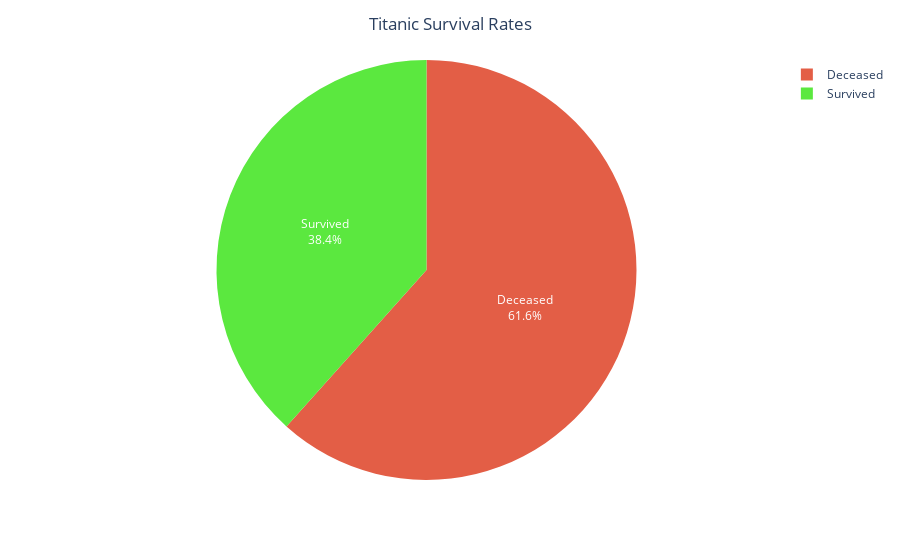

Notebook code cell kept with this figure:
### Code cell
# survival count
survival_counts = df['survived'].value_counts()

mapped_labels = survival_counts.index.map({1:'Survived',0:'Deceased'})


# create a pie chart
fig = px.pie(survival_counts, values=survival_counts.values, 
             names=mapped_labels, color_discrete_sequence=['#e35e46', '#5be83f'])

# Update the labels for clarity
fig.update_layout(title_text='Titanic Survival Rates', title_x=0.5)
fig.update_traces(textposition='inside', textinfo='percent+label', textfont_color='white')

# Update the labels
fig.show()

### Figure 1 — Plotly figure (JSON) as saved in the notebook; plotly's stock layout.template omitted (floating-point values rounded to 4 significant figures)
{"data": [{"domain": {"x": [0, 1], "y": [0, 1]}, "hovertemplate": "label=%{label}<br>value=%{value}<extra></extra>", "labels": ["Deceased", "Survived"], "legendgroup": "", "name": "", "showlegend": true, "textfont": {"color": "white"}, "textinfo": "percent+label", "textposition": "inside", "type": "pie", "values": [549, 342]}], "layout": {"legend": {"tracegroupgap": 0}, "margin": {"t": 60}, "piecolorway": ["#e35e46", "#5be83f"], "title": {"text": "Titanic Survival Rates", "x": 0.5}}}
